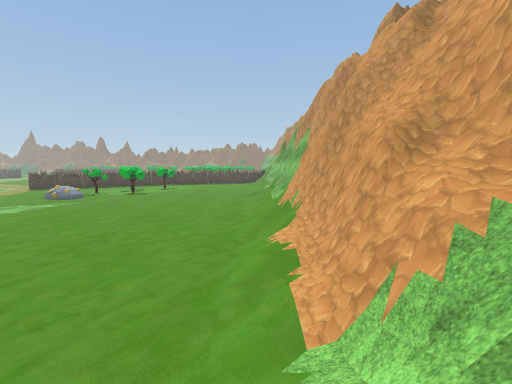
View 1 (above)

21 first-person views from a walk through a Unity game level. The camera is 1.3 m above the floor, tilts 6° down and sees 90° across. The floor is counted in squares, 2 m on a side. Each view is taken from the middle of a square. On the plan, view 1 faces up. The plan holds only what a view shows up to about 9 squares ahead; the rest is blank. The place goes on beyond the plan. The player character is not drawn. Some surface patterns are stand-ins.

View 2
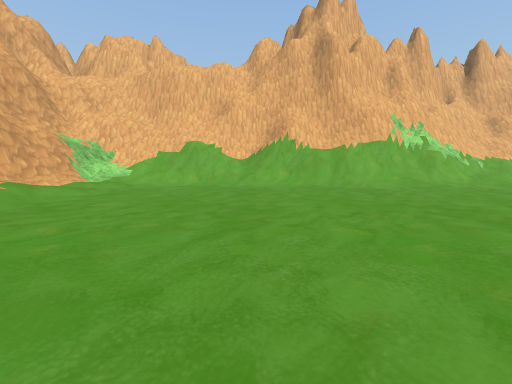

View 3
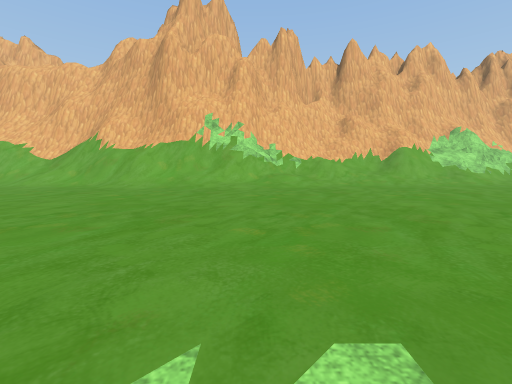

View 4
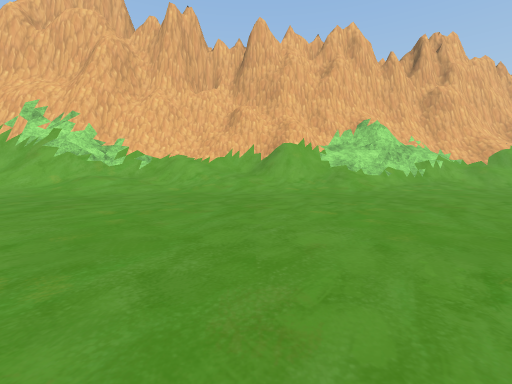

View 5
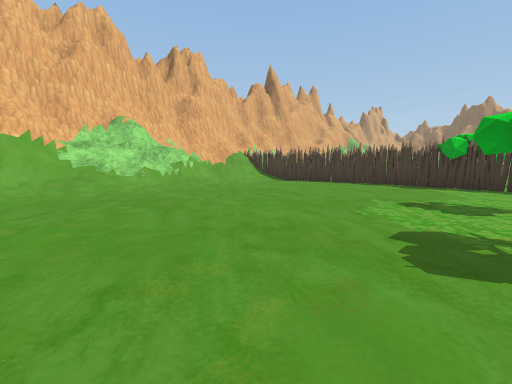

View 6
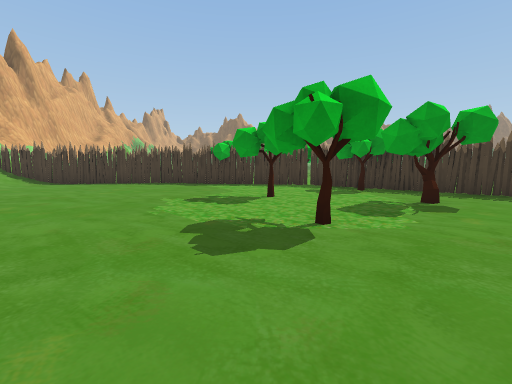

View 7
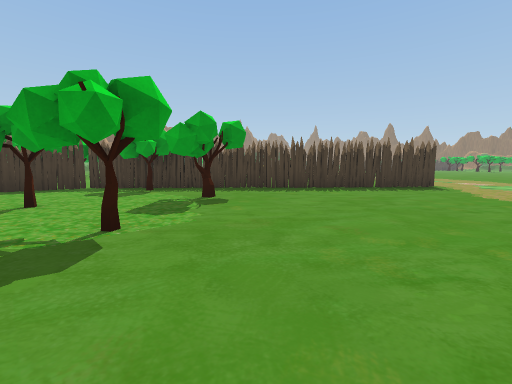

View 8
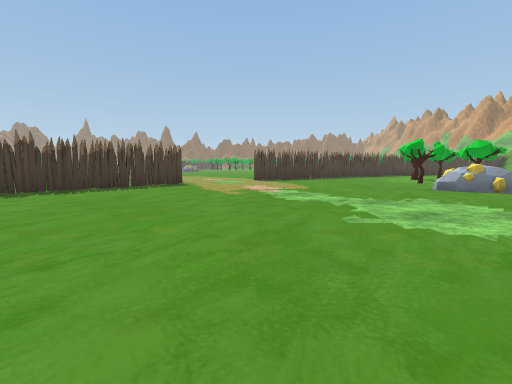

View 9
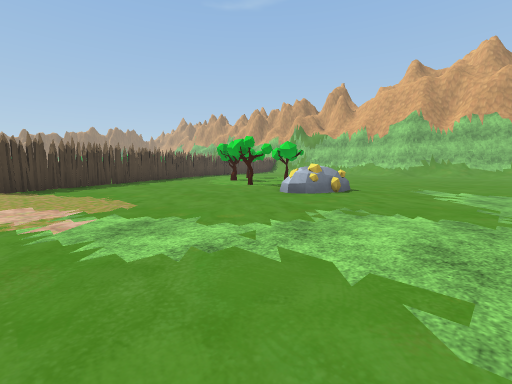

View 10
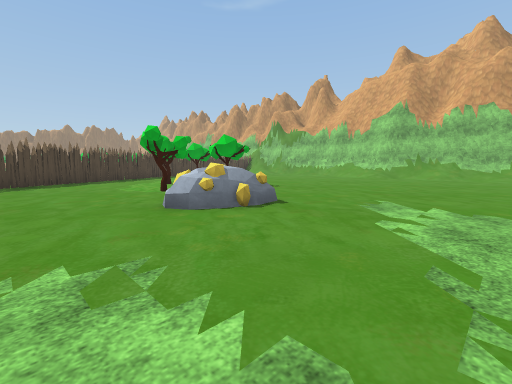

View 11
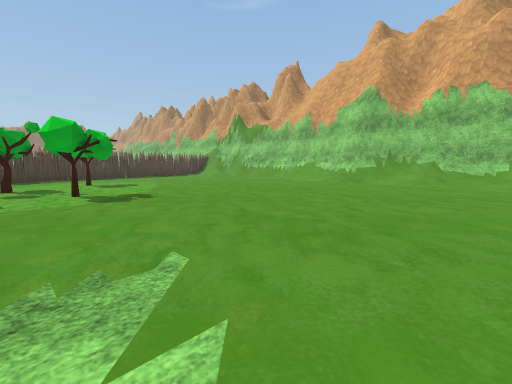

View 12
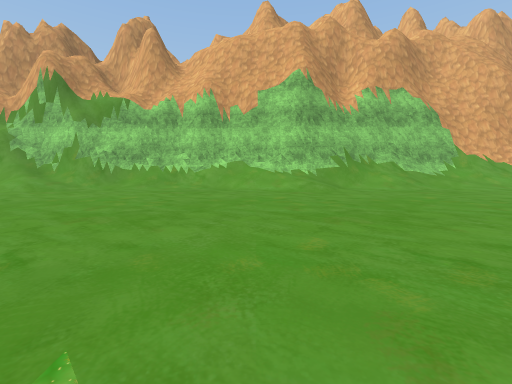

View 13
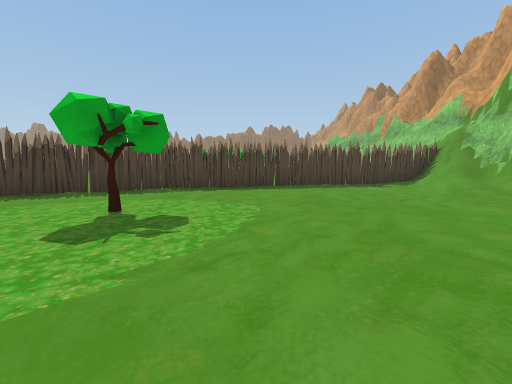

View 14
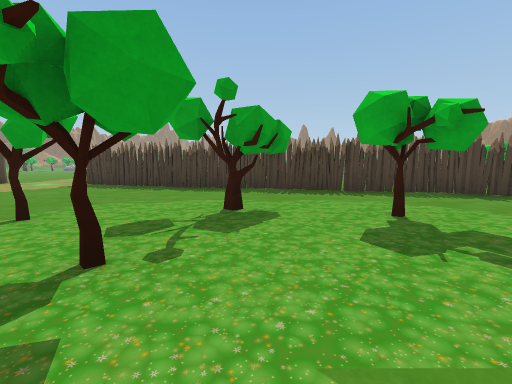

View 15
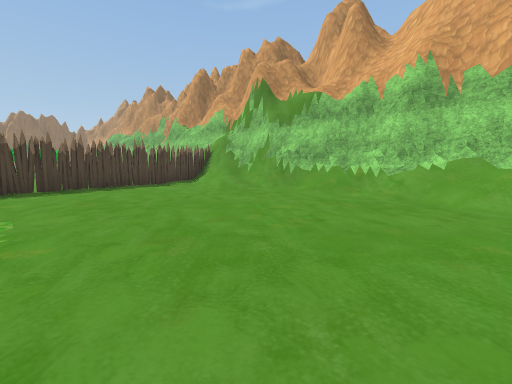

View 16
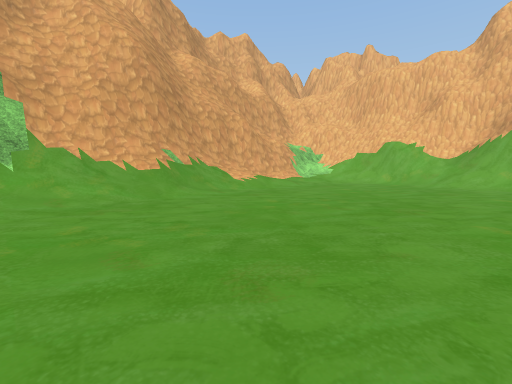

View 17
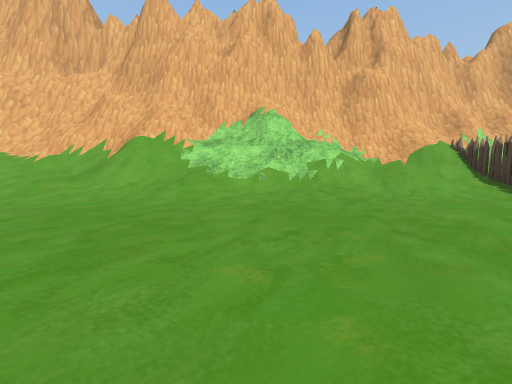

View 18
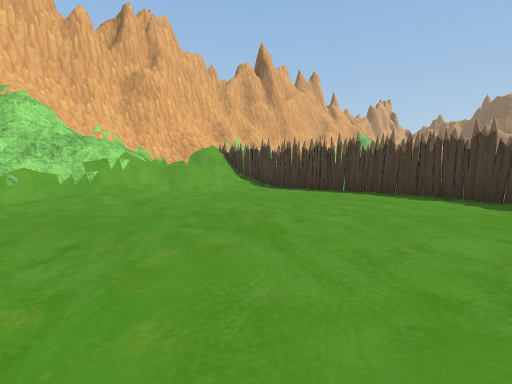

View 19
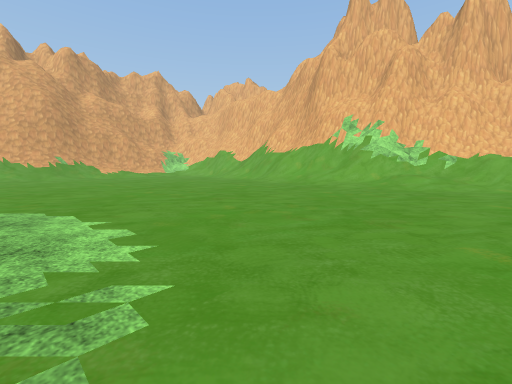

View 20
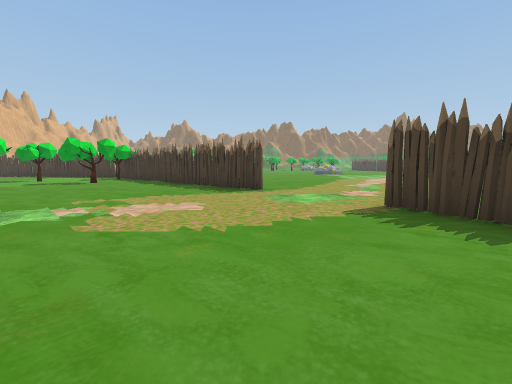

View 21
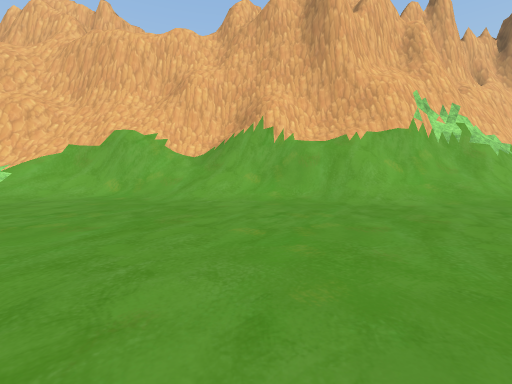

### Floor plan
Key: @ floor where view 1 was taken; # wall or solid block; . main floor; : floor 0.25 m higher than the main floor; / step, stairs or slope; = window, fence, low wall or low ledge; ^ raised ledge; T tree; O other object.
Columns run from 29 left of view 1 to 2 right of it. Each row starts with its distance up from view 1.
 25                              /##
 24                        #########
 23                      ## .....//#
 22                    ## ......./##
 21                  ###........./##
 20         ...     ##....T......//#
 19         ..... ## ...T........//#
 18         .....##.....T........./#
 17         .....................//#
 16          .#........T.T......./##
 15          ##................../##
 14         ##........OO........./#
 13        ##..........O........./#
 12       ##...................../#
 11      ##....................../#
 10     #T..T..................../#
  9     #......................../#
  8    O#....T.................../##
  7    #...T...... ............../##
  6    T.........................//#
  5    #.........................//#
  4    #........................./##
  3    #........................./##
  2    #................/......../#
  1    #............//////=////.//#
  0    #...//:////////#######=/##@#
 -1    #/////////////###   #####==#
 -2   //////##/####/###       #####
 -3  /#//##/^########
 -4 #########

Where each view was taken, in squares from view 1:
view 1: 0 up, 0 right, facing up
view 2: 9 up, 4 left, facing down
view 3: 9 up, 11 left, facing down
view 4: 7 up, 16 left, facing down
view 5: 7 up, 17 left, facing down-left
view 6: 7 up, 17 left, facing left
view 7: 7 up, 17 left, facing up-left
view 8: 7 up, 16 left, facing up
view 9: 10 up, 16 left, facing up-right
view 10: 10 up, 13 left, facing up-right
view 11: 10 up, 9 left, facing up-right
view 12: 16 up, 7 left, facing right
view 13: 16 up, 5 left, facing up
view 14: 16 up, 6 left, facing up-left
view 15: 16 up, 5 left, facing up-right
view 16: 10 up, 5 left, facing down-right
view 17: 5 up, 20 left, facing down
view 18: 5 up, 20 left, facing down-left
view 19: 9 up, 14 left, facing down-right
view 20: 16 up, 12 left, facing left
view 21: 6 up, 5 left, facing down
